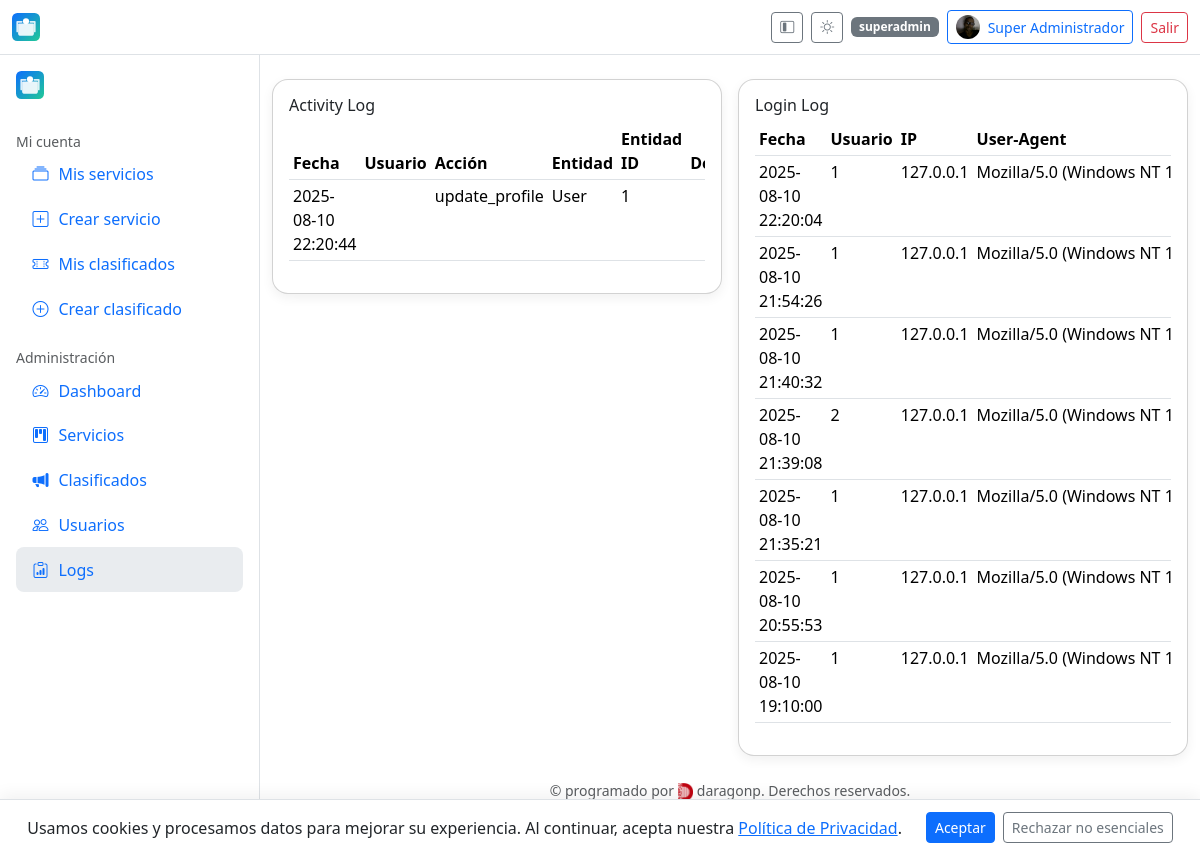
/admin/logs (signed in), run on the app's committed database.
### app/models.py (models this page shows, shortened)
class User(db.Model, UserMixin):
    __tablename__ = "user"
    id = db.Column(db.Integer, primary_key=True)
    name = db.Column(db.String(150), nullable=False)
    email = db.Column(db.String(255), unique=True, index=True, nullable=False)
    phone = db.Column(db.String(50))
    address = db.Column(db.String(255))
    avatar_url = db.Column(db.String(500))
    password_hash = db.Column(db.String(255), nullable=False)
    role = db.Column(db.String(20), default="user")  # user | admin | superadmin
    is_verified = db.Column(db.Boolean, default=False)
    verification_code = db.Column(db.String(10))
    is_deleted = db.Column(db.Boolean, default=False)
    created_at = db.Column(db.DateTime, default=datetime.utcnow)
    services = db.relationship(
        "Service",
        backref="owner",
        lazy="dynamic",
        foreign_keys="Service.owner_id",
    )
    classifieds = db.relationship(
        "Classified",
        backref="owner",
        lazy="dynamic",
        foreign_keys="Classified.owner_id",
    )

class ActivityLog(db.Model):
    __tablename__ = "activity_log"
    id = db.Column(db.Integer, primary_key=True)
    actor_id = db.Column(db.Integer, db.ForeignKey("user.id"), index=True)
    action = db.Column(db.String(50))           # e.g., "create", "approve", "reject", etc.
    entity = db.Column(db.String(50))           # e.g., "Service", "Classified", "User"
    entity_id = db.Column(db.Integer)
    meta = db.Column(db.Text)                   # json/extra info si la necesitas
    created_at = db.Column(db.DateTime, default=datetime.utcnow)
    actor = db.relationship("User", backref="activities")

class LoginLog(db.Model):
    __tablename__ = "login_log"
    id = db.Column(db.Integer, primary_key=True)
    user_id = db.Column(db.Integer, db.ForeignKey("user.id"), index=True)
    ip = db.Column(db.String(100))
    user_agent = db.Column(db.String(500))
    location = db.Column(db.String(255))  # si luego integras GeoIP
    created_at = db.Column(db.DateTime, default=datetime.utcnow)
    user = db.relationship("User", backref="login_logs")

### app/admin.py (the view)
@admin_bp.route("/logs")
@login_required
def logs():
    if not (_require_admin()):
        return ("Forbidden", 403)
    activities = ActivityLog.query.order_by(ActivityLog.created_at.desc()).limit(500).all()
    logins = LoginLog.query.order_by(LoginLog.created_at.desc()).limit(500).all()
    return render_template("admin/logs.html", activities=activities, logins=logins)

### app/admin.py (called while the page is built)
def _require_admin():
    return current_user.is_authenticated and current_user.role in ("admin", "superadmin")

@admin_bp.before_request
def _check_admin():
    if request.endpoint and request.endpoint.startswith("admin.") and not _require_admin():
        return ("Forbidden", 403)

### app/templates/admin/logs.html (shortened to what this page needs)
{% extends "base.html" %}
{% block content %}
<div class="row g-3">
  <div class="col-12 col-xl-6">
    <div class="card card-shadow p-3">
      <h2 class="h6">Activity Log</h2>
      <div class="table-responsive">
        <table class="table table-sm" id="dt_activity">
          <thead>
            <tr>
              <th>Fecha</th>
              <th>Usuario</th>
              <th>Acción</th>
              <th>Entidad</th>
              <th>Entidad ID</th>
              <th>Detalle</th>
            </tr>
          </thead>
          <tbody>
            {% for a in activities %}
            <tr>
              <td>{{ a.created_at.strftime('%Y-%m-%d %H:%M:%S') if a.created_at else '' }}</td>
              <td>{{ a.user_id }}</td>
              <td>{{ a.action }}</td>
              <td>{{ a.entity }}</td>
              <td>{{ a.entity_id }}</td>
              <td>{{ a.detail or '' }}</td>
            </tr>
            {% endfor %}
          </tbody>
        </table>
      </div>
    </div>
  </div>
  <div class="col-12 col-xl-6">
    <div class="card card-shadow p-3">
      <h2 class="h6">Login Log</h2>
      <div class="table-responsive">
        <table class="table table-sm" id="dt_logins">
          <thead>
            <tr>
              <th>Fecha</th>
              <th>Usuario</th>
              <th>IP</th>
              <th>User-Agent</th>
            </tr>
          </thead>
          <tbody>
            {% for l in logins %}
            <tr>
              <td>{{ l.created_at.strftime('%Y-%m-%d %H:%M:%S') if l.created_at else '' }}</td>
              <td>{{ l.user_id }}</td>
              <td>{{ l.ip or '' }}</td>
              <td class="text-truncate" style="max-width: 360px">{{ l.user_agent or '' }}</td>
            </tr>
            {% endfor %}
          </tbody>
        </table>
      </div>
    </div>
  </div>
</div>
{% endblock %}

### app/templates/base.html (shortened to what this page needs)
{% set is_admin = (current_user.is_authenticated and current_user.role in ['admin','superadmin']) %}
<!doctype html>
<html lang="es">
<head>
  <link href="https://cdn.jsdelivr.net/npm/bootstrap@5.3.3/dist/css/bootstrap.min.css" rel="stylesheet">
  <link href="https://cdn.jsdelivr.net/npm/bootstrap-icons@1.11.3/font/bootstrap-icons.css" rel="stylesheet">
  <link href="https://cdn.datatables.net/2.0.8/css/dataTables.bootstrap5.css" rel="stylesheet">
  <link rel="stylesheet" href="{{ url_for('static', filename='css/style.css') }}">
</head>
<body class="bg-body">
<header class="navbar bg-body border-bottom sticky-top" id="appHeader">
  <div class="container-fluid">
    <a class="navbar-brand d-flex align-items-center gap-2" href="{{ url_for('main.index') }}">
      <img src="{{ APP_ICON_URL or url_for('static', filename='icon.svg') }}" alt="icon" style="width:28px;height:28px">
    </a>
    <div class="d-flex align-items-center gap-2">
      <button class="btn btn-sm btn-outline-secondary d-none d-lg-inline-flex" id="btnCollapse" title="Colapsar menú">
        <i class="bi bi-layout-sidebar-inset"></i>
      </button>
      <button class="btn btn-sm btn-outline-secondary" id="themeToggle" type="button" aria-label="Cambiar tema">
        <i class="bi bi-brightness-high" id="icon-sun" style="display:none"></i>
      </button>
      {% if current_user.is_authenticated %}
        <span class="badge text-bg-secondary d-none d-md-inline">{{ current_user.role }}</span>
        <a class="btn btn-sm btn-outline-primary d-flex align-items-center gap-2" href="{{ url_for('auth.profile') }}">
          {% if current_user.avatar_url %}
            <img src="{{ current_user.avatar_url }}" alt="avatar" class="rounded-circle" style="width:24px;height:24px;object-fit:cover;">
          {% else %}
            <i class="bi bi-person-circle"></i>
          {% endif %}
          <span class="d-none d-sm-inline">{{ current_user.name }}</span>
        </a>
        <a class="btn btn-sm btn-outline-danger" href="{{ url_for('auth.logout') }}">Salir</a>
      {% else %}
        <a class="btn btn-sm btn-outline-primary" href="{{ url_for('auth.login') }}">Ingresar</a>
        <a class="btn btn-sm btn-primary" href="{{ url_for('auth.register') }}">Registro</a>
      {% endif %}
    </div>
  </div>
</header>
<div class="layout" id="layout">
  <aside class="sidebar p-3" id="sidebar" aria-label="Menú lateral">
    <div class="mb-3 d-flex align-items-center gap-2 fw-semibold">
      <img src="{{ APP_ICON_URL or url_for('static', filename='icon.svg') }}" alt="icon" style="width:28px;height:28px">
    </div>
    <nav class="nav flex-column">
      {% if current_user.is_authenticated %}
        <div class="mt-3 text-body-secondary small text-label">Mi cuenta</div>
        <a class="nav-link {% if request.endpoint=='services.my_services' %}active{% endif %}" href="{{ url_for('services.my_services') }}">
          <span class="icon bi bi-collection"></span><span class="text-label">Mis servicios</span>
        </a>
        <a class="nav-link {% if request.endpoint=='services.create_service' %}active{% endif %}" href="{{ url_for('services.create_service') }}">
          <span class="icon bi bi-plus-square"></span><span class="text-label">Crear servicio</span>
        </a>
        <a class="nav-link {% if request.endpoint=='classifieds.mine' %}active{% endif %}" href="{{ url_for('classifieds.mine') }}">
          <span class="icon bi bi-ticket-perforated"></span><span class="text-label">Mis clasificados</span>
        </a>
        <a class="nav-link {% if request.endpoint=='classifieds.create' %}active{% endif %}" href="{{ url_for('classifieds.create') }}">
          <span class="icon bi bi-plus-circle"></span><span class="text-label">Crear clasificado</span>
        </a>
      {% endif %}
      {% if is_admin %}
        <div class="mt-3 text-body-secondary small text-label">Administración</div>
        <a class="nav-link {% if request.endpoint=='admin.dashboard' %}active{% endif %}" href="{{ url_for('admin.dashboard') }}">
          <span class="icon bi bi-speedometer2"></span><span class="text-label">Dashboard</span>
        </a>
        <a class="nav-link {% if request.endpoint=='admin.admin_services' %}active{% endif %}" href="{{ url_for('admin.admin_services') }}">
          <span class="icon bi bi-kanban"></span><span class="text-label">Servicios</span>
        </a>
        <a class="nav-link {% if request.endpoint=='admin.admin_classifieds' %}active{% endif %}" href="{{ url_for('admin.admin_classifieds') }}">
          <span class="icon bi bi-megaphone-fill"></span><span class="text-label">Clasificados</span>
        </a>
        <a class="nav-link {% if request.endpoint=='admin.users' %}active{% endif %}" href="{{ url_for('admin.users') }}">
          <span class="icon bi bi-people"></span><span class="text-label">Usuarios</span>
        </a>
        {% if current_user.role == 'superadmin' %}
          <a class="nav-link {% if request.endpoint=='admin.logs' %}active{% endif %}" href="{{ url_for('admin.logs') }}">
            <span class="icon bi bi-clipboard-data"></span><span class="text-label">Logs</span>
          </a>
        {% endif %}
      {% endif %}
    </nav>
  </aside>
  <main class="container-fluid py-4">
    {% block content %}{% endblock %}
    <footer class="text-center py-4 small text-body-secondary">
      &copy; {{ CURRENT_YEAR }} programado por
      <img src="{{ url_for('static', filename='logoda.png') }}" alt="daragonp" style="height:18px;vertical-align:middle;">
      daragonp. Derechos reservados.
    </footer>
  </main>
</div>
<div id="cookie-banner" class="cookie-banner d-none">
  <span>
    Usamos cookies y procesamos datos para mejorar su experiencia. Al continuar, acepta nuestra
    <a href="{{ url_for('main.privacy') }}" target="_blank" rel="noopener">Política de Privacidad</a>.
  </span>
  <div class="ms-3 d-flex gap-2">
    <button id="accept-cookies" class="btn btn-primary btn-sm">Aceptar</button>
    <button id="reject-cookies" class="btn btn-outline-secondary btn-sm">Rechazar no esenciales</button>
  </div>
</div>
</body>
</html>

### app/static/css/style.css (style rules this page uses)
.layout { display: grid; grid-template-columns: 260px 1fr; gap: 0; }
.sidebar { position: sticky; top: 0; height: 100vh; overflow: auto; border-right: 1px solid var(--bs-border-color); background: var(--bs-body-bg); }
.sidebar .nav-link { display:flex; align-items:center; gap:.5rem; padding:.65rem .9rem; border-radius:.5rem; }
.sidebar .nav-link.active { background: var(--bs-secondary-bg); }
.sidebar .icon { width: 1.2rem; text-align:center; }
.cookie-banner { position: fixed; bottom: 0; left: 0; width: 100%; z-index: 1080; display: flex; align-items: center; justify-content: center; gap: .5rem; padding: .75rem 1rem; background: var(--bs-body-bg); color: var(--bs-body-color); border-top: 1px solid var(--bs-border-color); box-shadow: 0 -4px 16px rgba(0,0,0,.06); }
.cookie-banner a { color: var(--bs-link-color); text-decoration: underline; }
.card-shadow { box-shadow: 0 10px 20px rgba(0,0,0,.05); border-radius:1rem; }
.text-truncate { white-space: nowrap; overflow: hidden; text-overflow: ellipsis; }

### app/templates/base.html (style rules this page uses)
.card-shadow { box-shadow: 0 0.25rem 0.75rem rgba(0,0,0,.06); }
.layout { display: grid; grid-template-columns: 260px 1fr; min-height: 100vh; }
.sidebar { border-right: 1px solid var(--bs-border-color); background: var(--bs-body-bg); }
.sidebar .nav-link { display: flex; align-items: center; gap:.5rem; border-radius:.5rem; }
.sidebar .nav-link .icon { width: 1.25rem; text-align:center; }
.cookie-banner { position: fixed; left: 0; right: 0; bottom: 0; z-index: 1080; background: var(--bs-body-bg); border-top: 1px solid var(--bs-border-color); padding: .75rem 1rem; display: flex; align-items: center; justify-content: center; }

### data on the page
User: role "superadmin", avatar_url (picture), name "Super Administrador"
ActivityLog: created_at "2025-08-10 22:20:44", action "update_profile", entity "User", entity_id "1"
LoginLog: created_at "2025-08-10 22:20:04", user_id "1", ip "127.0.0.1", user_agent "Mozilla/5.0 (Windows NT 10.0; Win64; x64) A…"
LoginLog: created_at "2025-08-10 21:54:26", user_id "1", ip "127.0.0.1", user_agent "Mozilla/5.0 (Windows NT 10.0; Win64; x64) A…"
LoginLog: created_at "2025-08-10 21:40:32", user_id "1", ip "127.0.0.1", user_agent "Mozilla/5.0 (Windows NT 10.0; Win64; x64) A…"
LoginLog: created_at "2025-08-10 21:39:08", user_id "2", ip "127.0.0.1", user_agent "Mozilla/5.0 (Windows NT 10.0; Win64; x64) A…"
LoginLog: created_at "2025-08-10 21:35:21", user_id "1", ip "127.0.0.1", user_agent "Mozilla/5.0 (Windows NT 10.0; Win64; x64) A…"
LoginLog: created_at "2025-08-10 20:55:53", user_id "1", ip "127.0.0.1", user_agent "Mozilla/5.0 (Windows NT 10.0; Win64; x64) A…"
LoginLog: created_at "2025-08-10 19:10:00", user_id "1", ip "127.0.0.1", user_agent "Mozilla/5.0 (Windows NT 10.0; Win64; x64) A…"
